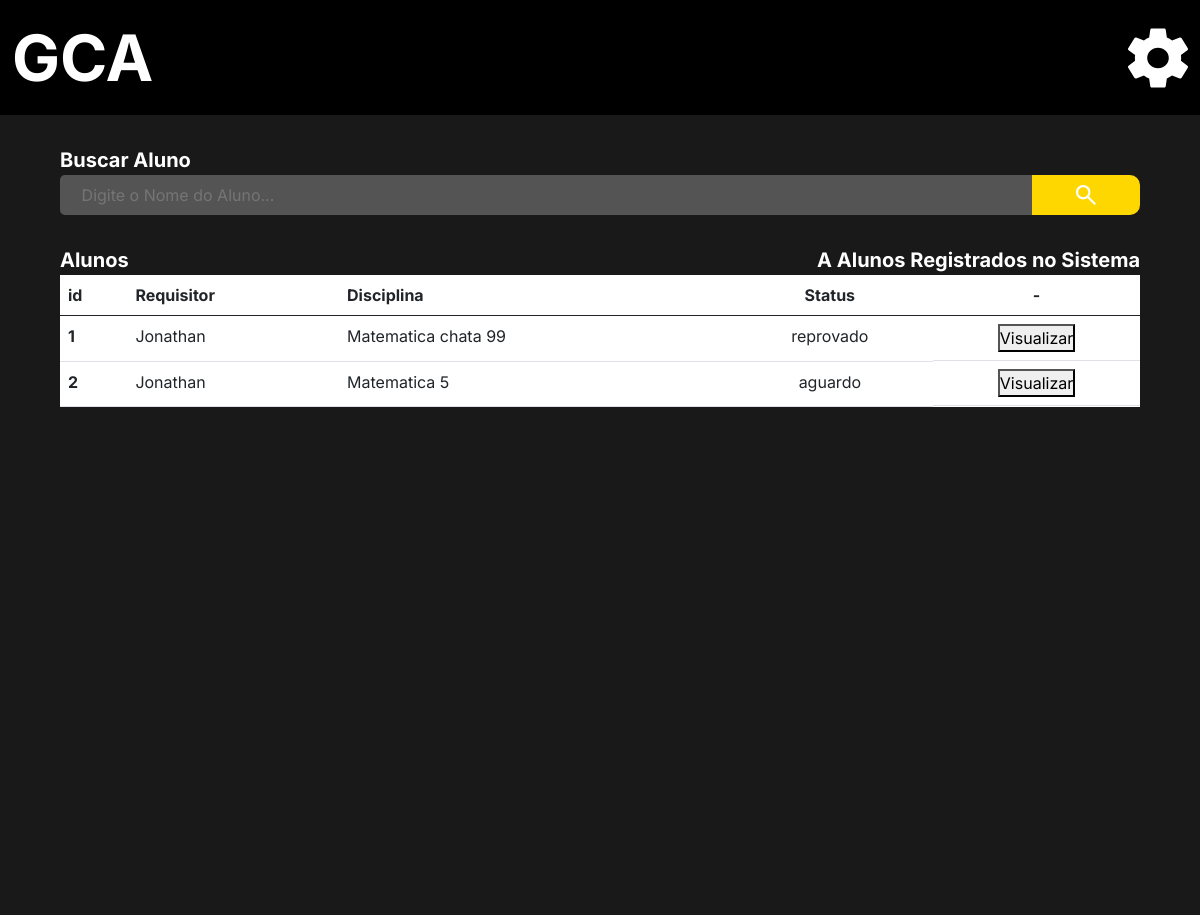
Before: /Coordenador/lista_aproveitamento/ (signed in) with the older database file.
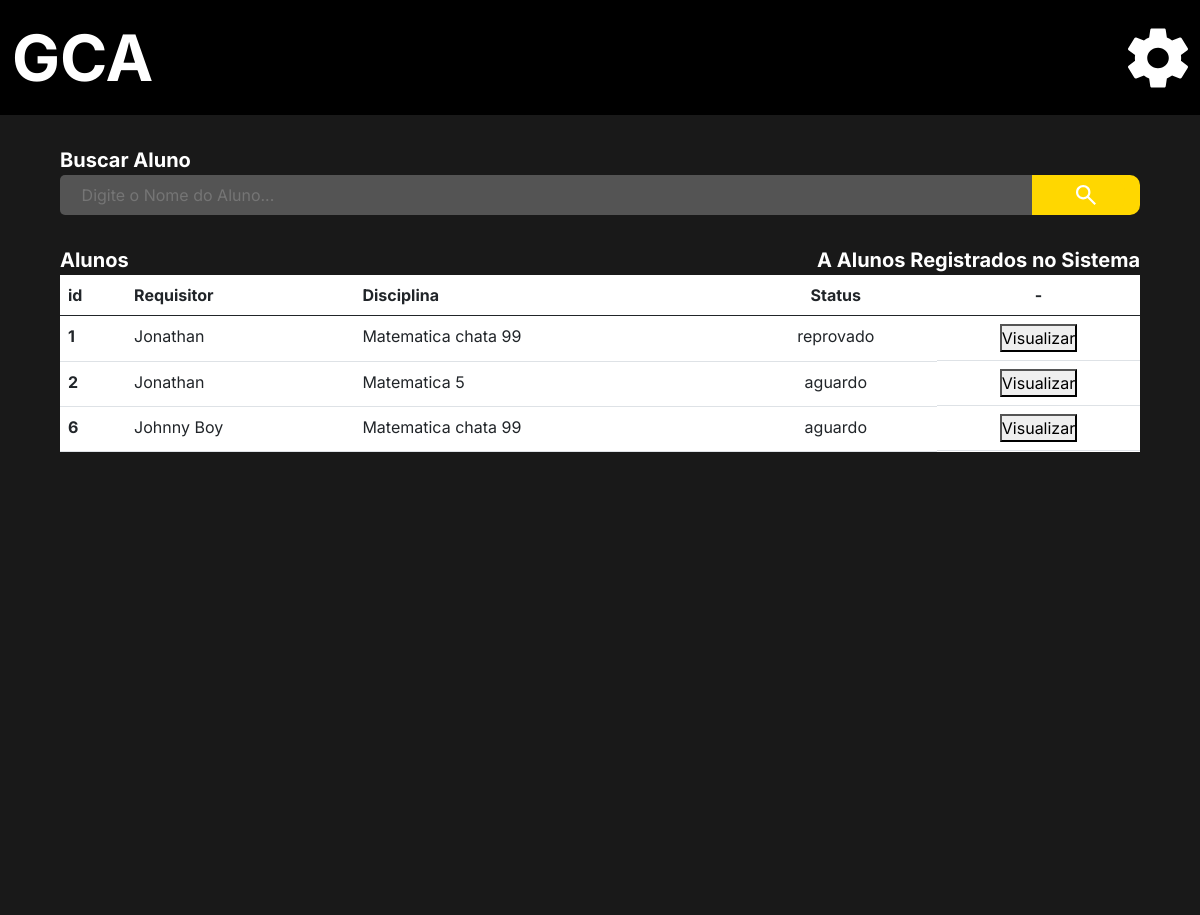
After: the same page with the newer database file.
### Aluno/models.py (models this page shows)
class Aproveitamento_de_disciplina (models.Model):
    STATUS = (
        ("aprovado", "Aprovado"),
        ("reprovado", "Reprovado"),
        ("aguardo", "Aguardo")
    )
    disciplina =  models.ForeignKey('administrador.Disciplina', on_delete=models.CASCADE)
    motivo = models.CharField("Motivo", max_length=250, blank=True, null=True)
    historico = models.FileField(("Historico"), upload_to='documentos', max_length=1000)
    comprovante = models.FileField(("Comprovante"), upload_to='documentos', max_length=1000)
    status_requisição = models.CharField(("Status"), choices=STATUS, blank=False, null=False, max_length=20,  default='reprovado')
    requisitor =  models.ForeignKey(User, verbose_name=("Requisitor"), on_delete=models.CASCADE, blank=False, null=False)
    verbose_name = 'Aproveitamento de disciplina'
    verbose_name_plural = 'Aproveitamentos de disciplina'
    class Meta:
      db_table = 'Aluno_aproveitamento_de_disciplina'
      unique_together = (('disciplina', 'requisitor'),)
    def __str__(self):
        return self.disciplina.nome +' '+ self.requisitor.username

### Users/models.py (models this page shows)
class CustomUser(AbstractUser):
    image = models.ImageField(upload_to='Media', blank=True, null=False, default='Media/no_image_dafaut.jpg')
    matricula = models.CharField("Matricula", max_length=150, unique=True)
    username = models.CharField(("Nome"), max_length=50, unique=False, primary_key=None)
    email = models.EmailField("E-mail", unique=True)
    cpf = models.CharField("CPF", max_length=14, unique=True)
    phone = models.CharField("Telefone", max_length=15, blank=True, null=True)
    data_de_nascimento = models.DateField('Data de Nascimento', blank=True, null=True)
    primeiro_login = models.BooleanField(default=True)
    curso_relacao = models.ForeignKey("administrador.Curso", verbose_name=("Curso"), blank=True, null=True,on_delete=models.SET_NULL)
    disciplina_relacao = models.ManyToManyField("administrador.Disciplina", verbose_name=("Disciplina"), blank=True)
    is_staff = models.BooleanField('Membro da equipe', default=True)
    USERNAME_FIELD = 'matricula'
    REQUIRED_FIELDS = ['username' , 'email' ,'cpf', 'phone']
    def __str__(self):
        return self.username
    objects = UserManager()

### administrador/models.py (models this page shows)
class Disciplina (models.Model):
    OPTATIVA = (
        ("S", "Sim"),
        ("N", "Não"),
    )
    nome = models.CharField(("Nome da Disciplina"), max_length=150, null=False)
    perido = models.IntegerField(("Periodo da disciplina"))
    carga_horaria = models.IntegerField(("Carga Horaria"))
    optativa = models.CharField(("Opitativa"), choices=OPTATIVA, blank=False, null=False,max_length=20)
    dependencia = models.ManyToManyField("self", verbose_name=("Dependencias"), blank=True, default='Sem Dependencia')
    aberto = models.BooleanField(("Aberto"), default='False')
    data_final = models.DateField(("Data Final"), blank=True, null=True,auto_now=False, auto_now_add=False)
    verbose_name = 'Disciplina'
    verbose_name_plural = 'Disciplinas'
    def __str__(self):
        return self.nome +' '+ str(self.perido)

### coordenador/views.py (the view)
# urls.py: path('lista_aproveitamento/', lista_aproveitamento, name='aproveitamento_list'),
def lista_aproveitamento (request):
    professor = User.objects.get(id=request.user.id)
    professor_curso_name = professor.curso_relacao
    professor_curso_disciplinas = professor.curso_relacao.disciplina.all()
    requisicoes_de_aproveitamento = Aproveitamento_de_disciplina.objects.all()
    print('coordenador de', professor_curso_name)
    lista_de_disciplinas_curso = set()
    aluno = []
    aluno_do_curso = set()
    aluno_do_disciplina = set()
    for dados in requisicoes_de_aproveitamento:
        print(dados, dados.disciplina.id,  dados.requisitor, '<<')
        if professor_curso_name == dados.requisitor.curso_relacao:
            print(dados, dados.disciplina.id,  dados.requisitor,  dados.requisitor.disciplina_relacao, '<<' 'acho')
            aluno_do_curso.add(dados.requisitor)
    for disciplnas in professor_curso_disciplinas.all():
        print(disciplnas, disciplnas.id, '<')
        lista_de_disciplinas_curso.add(disciplnas.id)
    for dados in aluno_do_curso:
        print(dados, ',,,,,')
    requisicoes_de_aproveitamento = Aproveitamento_de_disciplina.objects.filter (Q(requisitor__in = aluno_do_curso))
    return  render(request, 'requisicoes_aproveitamento_lista.html', {'aproveitamento': requisicoes_de_aproveitamento})

### administrador/models.py (called while the page is built)
    def __str__(self):
        return self.nome +' ('+ str(self.ano.year) +')'

### coordenador/templates/requisicoes_aproveitamento_lista.html (shortened to what this page needs)
{% extends 'base.html' %}
{% load static %}
{% block import_title_css %}
    <link rel="stylesheet" href="{% static 'css/lista_aproveitamento.css' %}">
{% endblock %}
{% block main %}
<div class="main">
    <div class="search_box">
        <form action=""  method="post">
            <div>
                <label for="search_box">Buscar Aluno</label>
            </div>
            <div class="search_bar">
                <input type="text" id="search_box" name="search_box" placeholder="Digite o Nome do Aluno...  ">
                <button class="enviar_botao" type="submit">
                    <img class="lupa" src="{% static 'icons/search_thing.svg' %}" alt="">
                </button>
            </div>
        </form>
    </div>
    <div class="center">
        <div class="two_lables">
            <div>
                <p class="label_title">Alunos</p>
                <p class="label_title">A {{grupo_aluno}} Alunos Registrados no Sistema</p>
            </div>
        </div>
    </div>
    <div class="center_2">
        <div class="list">
            <table class="table" >
                <thead>
                  <tr>
                    <th scope="col">id</th>
                    <th scope="col">Requisitor</th>
                    <th scope="col">Disciplina</th>
                    <th class="top_side_fourth" scope="col">Status</th>
                    <th class="top_side_fifth" scope="col">-</th>
                  </tr>
                </thead>
                <tbody>
                    {% for dados in aproveitamento %}
                        <tr>
                            <th scope="row"> {{dados.id}} </th>
                            <td>{{dados.requisitor}}</td>
                            <td>{{dados.disciplina}}</td>
                            <td class="center_tabl_">{{dados.status_requisição}}</td>
                            <td class="center_table">
                                <a href="{% url 'aproveitamento' dados.id %}">
                                    <button>
                                        Visualizar
                                    </button>
                                </a>
                            </td>
                        </tr>
                    {% endfor %}
                </tbody>
              </table>
        </div>
    </div>
</div>
{% endblock %}

Changed rows visible on the page:
added Aproveitamento_de_disciplina: id "6", requisitor "Johnny Boy", disciplina "Matematica chata 99", status_requisição "aguardo"
